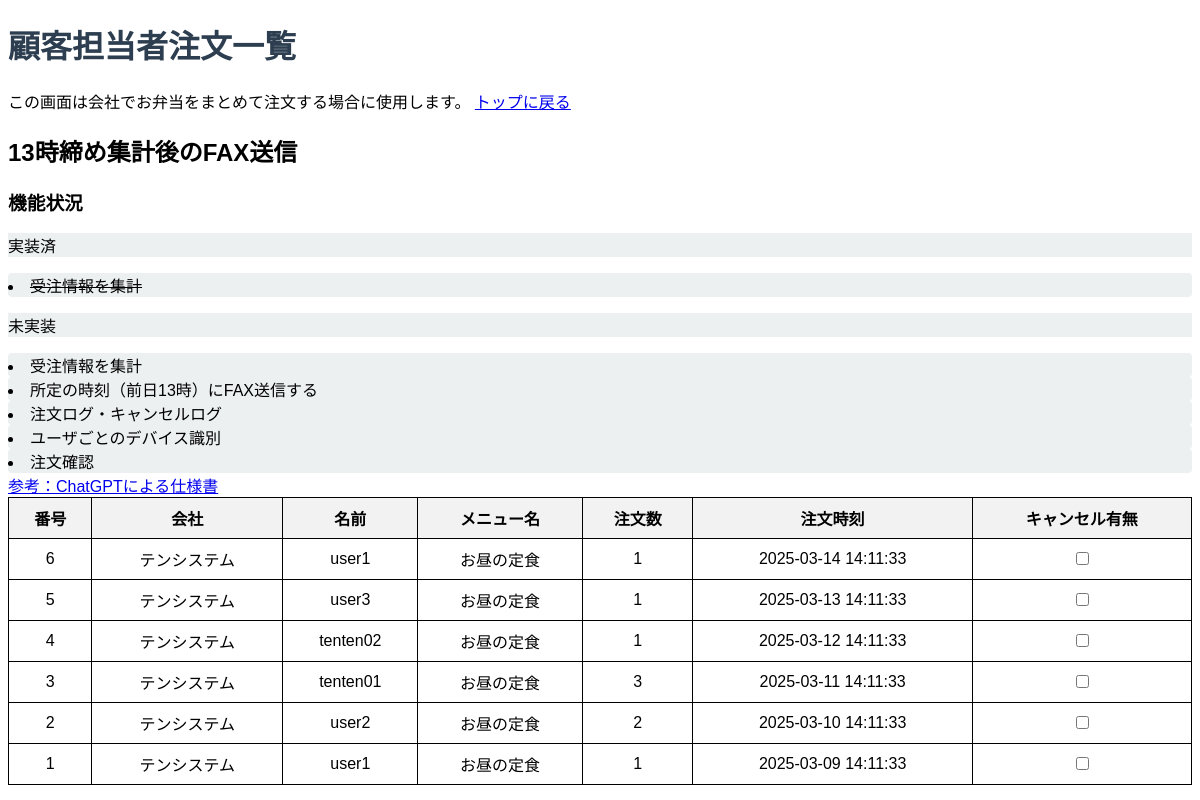
The app's page /manager/me (signed in) with its own data.
### tables this page shows
CREATE TABLE Orders (
            order_id INTEGER PRIMARY KEY AUTOINCREMENT,
            company_id INTEGER,
            username TEXT,
            shop_name TEXT,
            menu_id INTEGER,
            amount INTEGER,
            created_at TEXT NOT NULL,
            updated_at TEXT DEFAULT "",
            canceled INTEGER DEFAULT 0
            );

### routers/manager.py (the view)
@manager_router.get("/me", response_class=HTMLResponse, tags=["manager"])
@log_decorator
async def manager_view(request: Request, response: Response):
    try:
        cookies = get_all_cookies(request)
        if not cookies:
            logger.debug('cookie userなし')
            raise CookieException(method_name="manager_view()")
        check_manager_permission(request)
        orders = await select_company_order(company_id=1)
        if orders is None:
            logger.debug('ordersなし')
            return HTMLResponse("<html><p>注文は0件です</p></html>")
        target_url = "manager_orders_today.html"
        return await order_table_view(request, response, orders, target_url)
    except Exception as e:
        raise CustomException(
            status.HTTP_400_BAD_REQUEST,
            "/manager_view()",
            f"Error: {str(e)}")

### templates/table.html (shortened to what this page needs)
{% for order in orders %}
<tr>
    <td>{{ order.order_id }}</td>
    <td>{{ order.company_name }}</td>
    <td>{{ order.username }}</td>
    <td>{{ order.menu_name }}</td>
    <td>{{ order.amount }}</td>
    <td>{{ order.created_at }}</td>
    <td>
        <input type="checkbox" class="cancel-checkbox" data-order-id="{{ order.order_id }}"
            {% if order.canceled %} checked {% endif %}>
    </td>
</tr>
{% endfor %}

### templates/manager_orders_today.html (shortened to what this page needs)
<!DOCTYPE html>
    <html lang="ja">
    <head>
    </head>
    <body>
        <h1>顧客担当者注文一覧</h1>
        <a>この画面は会社でお弁当をまとめて注文する場合に使用します。</a>
        <a href="/">トップに戻る</a>
        <h2>13時締め集計後のFAX送信</h2>
        <h3>機能状況</h3>
        <ul>実装済</ul>
            <li><del>受注情報を集計</del></li>
        <ul>未実装</ul>
            <li>受注情報を集計</li>
            <li>所定の時刻（前日13時）にFAX送信する</li>
            <li>注文ログ・キャンセルログ</li>
            <li>ユーザごとのデバイス識別</li>
            <li>注文確認</li>
            <a href="https://chatgpt.com/share/675fa125-e804-800b-99cf-6820389efba2">参考：ChatGPTによる仕様書</a>
        <table border="1">
            <thead>
                <tr>
                    <th>番号</th>
                    <th>会社</th>
                    <th>名前</th>
                    <th>メニュー名</th>
                    <th>注文数</th>
                    <th>注文時刻</th>
                    <th>キャンセル有無</th>
                </tr>
            </thead>
            <tbody>
                {% include 'table.html' %}
            </tbody>
        </table>
    </body>
</html>

### templates/manager_orders_today.html (style rules this page uses)
body { font-family: Arial, sans-serif; }
h1 { color: #2c3e50; }
ul { background: #ecf0f1; list-style-type: square; padding: 0; }
li { background: #ecf0f1; margin: 0px 0; padding: 0px; border-radius: 4px; }

### templates/table.html (style rules this page uses)
table { width: 100%; border-collapse: collapse; }
th, td { border: 1px solid black; text-align: center; padding: 8px; }
th { background-color: #f2f2f2; }

### records on screen
Orders: order_id "6", company_name "テンシステム", username "user1", menu_name "お昼の定食", amount "1", created_at "2025-03-14 14:11:33"
Orders: order_id "5", company_name "テンシステム", username "user3", menu_name "お昼の定食", amount "1", created_at "2025-03-13 14:11:33"
Orders: order_id "4", company_name "テンシステム", username "tenten02", menu_name "お昼の定食", amount "1", created_at "2025-03-12 14:11:33"
Orders: order_id "3", company_name "テンシステム", username "tenten01", menu_name "お昼の定食", amount "3", created_at "2025-03-11 14:11:33"
Orders: order_id "2", company_name "テンシステム", username "user2", menu_name "お昼の定食", amount "2", created_at "2025-03-10 14:11:33"
Orders: order_id "1", company_name "テンシステム", username "user1", menu_name "お昼の定食", amount "1", created_at "2025-03-09 14:11:33"
